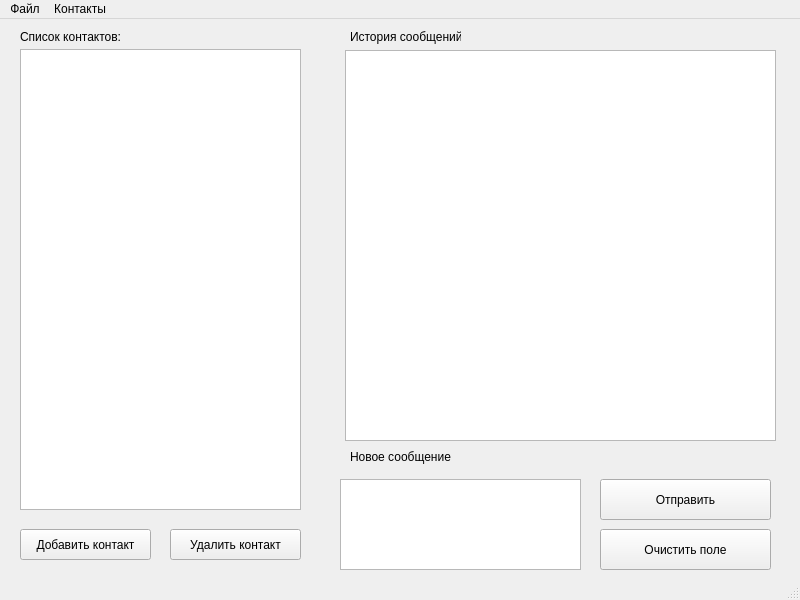
<?xml version="1.0" encoding="UTF-8"?>
<ui version="4.0">
 <class>MainWindow</class>
 <widget class="QMainWindow" name="MainWindow">
  <property name="geometry">
   <rect>
    <x>0</x>
    <y>0</y>
    <width>800</width>
    <height>600</height>
   </rect>
  </property>
  <property name="windowTitle">
   <string>Chat programm</string>
  </property>
  <widget class="QWidget" name="centralwidget">
   <widget class="QLabel" name="contact_label">
    <property name="geometry">
     <rect>
      <x>20</x>
      <y>10</y>
      <width>111</width>
      <height>16</height>
     </rect>
    </property>
    <property name="text">
     <string>Список контактов:</string>
    </property>
   </widget>
   <widget class="QListView" name="contact_list">
    <property name="geometry">
     <rect>
      <x>20</x>
      <y>30</y>
      <width>281</width>
      <height>461</height>
     </rect>
    </property>
   </widget>
   <widget class="QPushButton" name="del_contact_btn">
    <property name="geometry">
     <rect>
      <x>170</x>
      <y>510</y>
      <width>131</width>
      <height>31</height>
     </rect>
    </property>
    <property name="text">
     <string>Удалить контакт</string>
    </property>
   </widget>
   <widget class="QPushButton" name="add_contact_btn">
    <property name="geometry">
     <rect>
      <x>20</x>
      <y>510</y>
      <width>131</width>
      <height>31</height>
     </rect>
    </property>
    <property name="text">
     <string>Добавить контакт</string>
    </property>
   </widget>
   <widget class="QListView" name="history_list">
    <property name="geometry">
     <rect>
      <x>345</x>
      <y>31</y>
      <width>431</width>
      <height>391</height>
     </rect>
    </property>
   </widget>
   <widget class="QLabel" name="history_label">
    <property name="geometry">
     <rect>
      <x>350</x>
      <y>10</y>
      <width>111</width>
      <height>16</height>
     </rect>
    </property>
    <property name="text">
     <string>История сообщений:</string>
    </property>
   </widget>
   <widget class="QLabel" name="new_msg_label">
    <property name="geometry">
     <rect>
      <x>350</x>
      <y>430</y>
      <width>101</width>
      <height>16</height>
     </rect>
    </property>
    <property name="text">
     <string>Новое сообщение:</string>
    </property>
   </widget>
   <widget class="QTextEdit" name="msg_window">
    <property name="geometry">
     <rect>
      <x>340</x>
      <y>460</y>
      <width>241</width>
      <height>91</height>
     </rect>
    </property>
   </widget>
   <widget class="QPushButton" name="send_btn">
    <property name="geometry">
     <rect>
      <x>600</x>
      <y>460</y>
      <width>171</width>
      <height>41</height>
     </rect>
    </property>
    <property name="text">
     <string>Отправить</string>
    </property>
   </widget>
   <widget class="QPushButton" name="clear_msg_btn">
    <property name="geometry">
     <rect>
      <x>600</x>
      <y>510</y>
      <width>171</width>
      <height>41</height>
     </rect>
    </property>
    <property name="text">
     <string>Очистить поле</string>
    </property>
   </widget>
  </widget>
  <widget class="QMenuBar" name="menubar">
   <property name="geometry">
    <rect>
     <x>0</x>
     <y>0</y>
     <width>800</width>
     <height>21</height>
    </rect>
   </property>
   <widget class="QMenu" name="File">
    <property name="title">
     <string>Файл</string>
    </property>
    <addaction name="menu_exit"/>
   </widget>
   <widget class="QMenu" name="Contacts">
    <property name="title">
     <string>Контакты</string>
    </property>
    <addaction name="menu_add_contact"/>
    <addaction name="menu_del_contact"/>
   </widget>
   <addaction name="File"/>
   <addaction name="Contacts"/>
  </widget>
  <widget class="QStatusBar" name="statusbar"/>
  <action name="menu_exit">
   <property name="text">
    <string>Выход</string>
   </property>
  </action>
  <action name="menu_add_contact">
   <property name="text">
    <string>Добавиить контакт</string>
   </property>
  </action>
  <action name="menu_del_contact">
   <property name="text">
    <string>Удалить контакт</string>
   </property>
  </action>
 </widget>
 <resources/>
 <connections/>
</ui>
